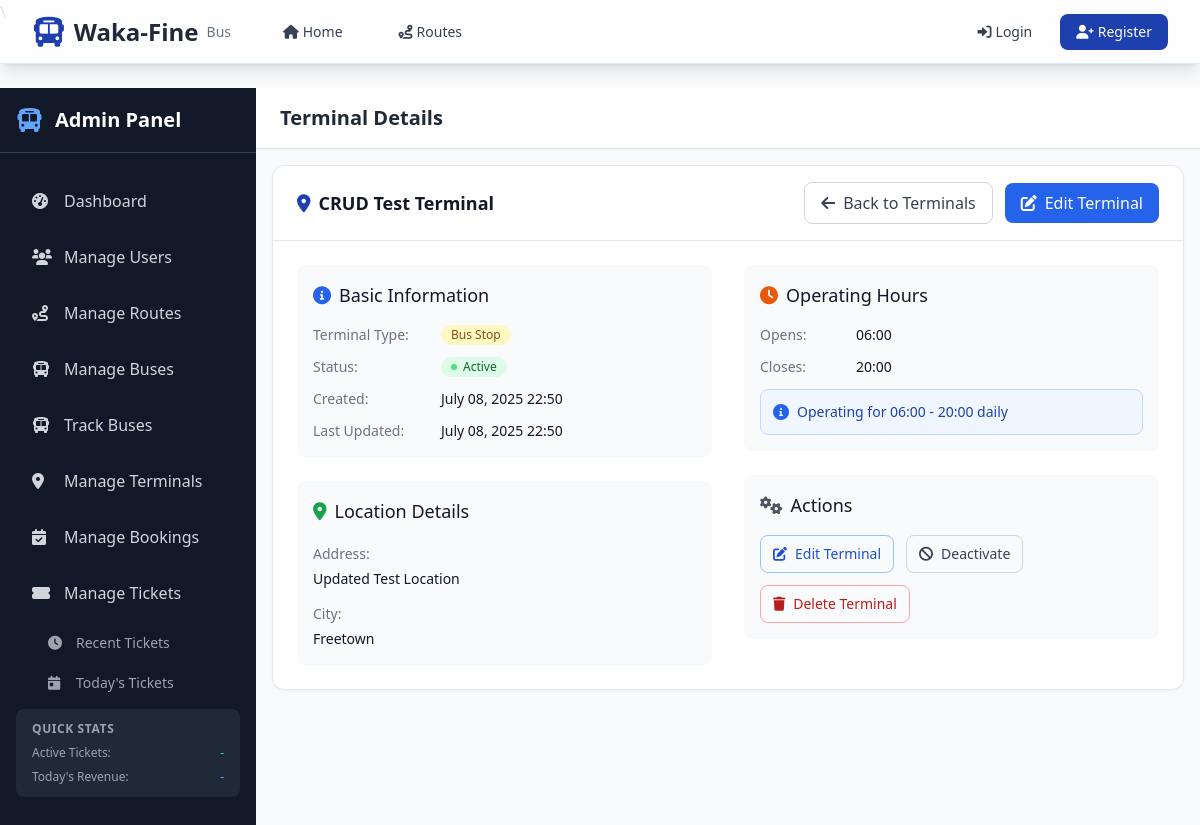
Screenshot of /terminals/20/ with the database file from the repository.
### terminals/models.py (models this page shows, shortened)
class Terminal(models.Model):
    TERMINAL_TYPE_CHOICES = [
        ("main_terminal", "Main Terminal"),
        ("bus_stop", "Bus Stop"),
        ("interchange", "Interchange"),
        ("depot", "Bus Depot"),
    ]
    CITY_CHOICES = [
        ("freetown", "Freetown"),
        ("bo", "Bo"),
        ("kenema", "Kenema"),
        ("makeni", "Makeni"),
        ("koidu", "Koidu"),
    ]  # Basic Information
    name = models.CharField(max_length=100, unique=True)
    terminal_type = models.CharField(max_length=20, choices=TERMINAL_TYPE_CHOICES)
    location = models.CharField(max_length=100, help_text="Street address or landmark")
    city = models.CharField(max_length=50, choices=CITY_CHOICES, default="freetown")
    description = models.TextField(
        blank=True, help_text="Additional information about the terminal"
    )
    facilities = models.TextField(
        blank=True, help_text="Available facilities (comma-separated)"
    )
    operating_hours_start = models.TimeField(help_text="Terminal opening time")
    operating_hours_end = models.TimeField(help_text="Terminal closing time")
    contact_number = models.CharField(
        max_length=15,
        blank=True,
        validators=[
            RegexValidator(
                regex=r"^\+?1?\d{9,15}$", message="Enter a valid phone number"
            )
        ],
    )  # Status
    is_active = models.BooleanField(default=True)
    created_at = models.DateTimeField(auto_now_add=True)
    updated_at = models.DateTimeField(auto_now=True)
    class Meta:
        ordering = ["city", "name"]
        indexes = [
            models.Index(fields=["city", "terminal_type"]),
            models.Index(fields=["is_active"]),
        ]
    @property
    def operating_hours(self):
        return f"{self.operating_hours_start.strftime('%H:%M')} - {self.operating_hours_end.strftime('%H:%M')}"

### terminals/views.py (the view)
# urls.py: path("<int:pk>/", views.TerminalDetailView.as_view(), name="detail"),
class TerminalDetailView(DetailView):
    model = Terminal
    template_name = "terminals/detail.html"
    context_object_name = "terminal"

### templates/terminals/detail.html (shortened to what this page needs)
{% extends 'accounts/admin/base_admin.html' %}
{% block page_title %}Terminal Details{% endblock %}
{% block content %}
<div class="bg-white rounded-xl shadow-sm border border-gray-200">
    <div class="px-6 py-4 border-b border-gray-200">
        <div class="flex items-center justify-between">
            <h3 class="text-lg font-semibold text-gray-900">
                <i class="fas fa-map-marker-alt text-primary mr-2"></i>{{ terminal.name }}
            </h3>
            <div class="flex items-center space-x-3">
                <a href="{% url 'accounts:admin_manage_terminals' %}"
                   class="px-4 py-2 border border-gray-300 rounded-lg text-gray-700 hover:bg-gray-50 transition-colors">
                    <i class="fas fa-arrow-left mr-2"></i>Back to Terminals
                </a>
                <a href="{% url 'terminals:update' terminal.pk %}"
                   class="px-4 py-2 bg-blue-600 text-white rounded-lg hover:bg-blue-700 transition-colors">
                    <i class="fas fa-edit mr-2"></i>Edit Terminal
                </a>
            </div>
        </div>
    </div>
    <div class="p-6">
        <div class="grid grid-cols-1 lg:grid-cols-2 gap-8">
            <div class="space-y-6">
                <div class="bg-gray-50 rounded-lg p-4">
                    <h4 class="text-lg font-medium text-gray-900 mb-4">
                        <i class="fas fa-info-circle text-blue-600 mr-2"></i>Basic Information
                    </h4>
                    <div class="space-y-3">
                        <div class="flex items-center">
                            <span class="text-sm font-medium text-gray-500 w-32">Terminal Type:</span>
                            <span class="inline-flex items-center px-2.5 py-0.5 rounded-full text-xs font-medium
                                {% if terminal.terminal_type == 'main_terminal' %}bg-blue-100 text-blue-800
                                {% elif terminal.terminal_type == 'bus_stop' %}bg-yellow-100 text-yellow-800
                                {% elif terminal.terminal_type == 'interchange' %}bg-purple-100 text-purple-800
                                {% else %}bg-gray-100 text-gray-800{% endif %}">
                                {{ terminal.get_terminal_type_display }}
                            </span>
                        </div>
                        <div class="flex items-center">
                            <span class="text-sm font-medium text-gray-500 w-32">Status:</span>
                            {% if terminal.is_active %}
                                <span class="inline-flex items-center px-2.5 py-0.5 rounded-full text-xs font-medium bg-green-100 text-green-800">
                                    <span class="w-1.5 h-1.5 bg-green-400 rounded-full mr-1.5"></span>
                                    Active
                                </span>
                            {% else %}
                                <span class="inline-flex items-center px-2.5 py-0.5 rounded-full text-xs font-medium bg-red-100 text-red-800">
                                    <span class="w-1.5 h-1.5 bg-red-400 rounded-full mr-1.5"></span>
                                    Inactive
                                </span>
                            {% endif %}
                        </div>
                        <div class="flex items-center">
                            <span class="text-sm font-medium text-gray-500 w-32">Created:</span>
                            <span class="text-sm text-gray-900">{{ terminal.created_at|date:"F d, Y H:i" }}</span>
                        </div>
                        <div class="flex items-center">
                            <span class="text-sm font-medium text-gray-500 w-32">Last Updated:</span>
                            <span class="text-sm text-gray-900">{{ terminal.updated_at|date:"F d, Y H:i" }}</span>
                        </div>
                    </div>
                </div>
                <div class="bg-gray-50 rounded-lg p-4">
                    <h4 class="text-lg font-medium text-gray-900 mb-4">
                        <i class="fas fa-map-marker-alt text-green-600 mr-2"></i>Location Details
                    </h4>
                    <div class="space-y-3">
                        <div>
                            <span class="text-sm font-medium text-gray-500">Address:</span>
                            <p class="text-sm text-gray-900 mt-1">{{ terminal.location }}</p>
                        </div>
                        <div>
                            <span class="text-sm font-medium text-gray-500">City:</span>
                            <p class="text-sm text-gray-900 mt-1">{{ terminal.get_city_display }}</p>
                        </div>
                    </div>
                </div>
            </div>
            <div class="space-y-6">
                <div class="bg-gray-50 rounded-lg p-4">
                    <h4 class="text-lg font-medium text-gray-900 mb-4">
                        <i class="fas fa-clock text-orange-600 mr-2"></i>Operating Hours
                    </h4>
                    <div class="space-y-3">
                        <div class="flex items-center">
                            <span class="text-sm font-medium text-gray-500 w-24">Opens:</span>
                            <span class="text-sm text-gray-900">{{ terminal.operating_hours_start|time:"H:i" }}</span>
                        </div>
                        <div class="flex items-center">
                            <span class="text-sm font-medium text-gray-500 w-24">Closes:</span>
                            <span class="text-sm text-gray-900">{{ terminal.operating_hours_end|time:"H:i" }}</span>
                        </div>
                        <div class="bg-blue-50 border border-blue-200 rounded-lg p-3 mt-3">
                            <div class="flex items-center">
                                <i class="fas fa-info-circle text-blue-600 mr-2"></i>
                                <span class="text-sm text-blue-800">
                                    Operating for {{ terminal.operating_hours }} daily
                                </span>
                            </div>
                        </div>
                    </div>
                </div>
                <div class="bg-gray-50 rounded-lg p-4">
                    <h4 class="text-lg font-medium text-gray-900 mb-4">
                        <i class="fas fa-cogs text-gray-600 mr-2"></i>Actions
                    </h4>
                    <div class="flex flex-wrap gap-3">
                        <a href="{% url 'terminals:update' terminal.pk %}"
                           class="inline-flex items-center px-3 py-2 border border-blue-300 text-blue-700 rounded-lg hover:bg-blue-50 transition-colors text-sm">
                            <i class="fas fa-edit mr-2"></i>Edit Terminal
                        </a>
                        <button onclick="toggleTerminalStatus({{ terminal.id }}, {{ terminal.is_active|yesno:'true,false' }})"
                                class="inline-flex items-center px-3 py-2 border border-gray-300 text-gray-700 rounded-lg hover:bg-gray-50 transition-colors text-sm">
                            {% if terminal.is_active %}
                                <i class="fas fa-ban mr-2"></i>Deactivate
                            {% else %}
                                <i class="fas fa-check mr-2"></i>Activate
                            {% endif %}
                        </button>
                        <a href="{% url 'terminals:delete' terminal.pk %}"
                           class="inline-flex items-center px-3 py-2 border border-red-300 text-red-700 rounded-lg hover:bg-red-50 transition-colors text-sm"
                           onclick="return confirm('Are you sure you want to delete this terminal?')">
                            <i class="fas fa-trash mr-2"></i>Delete Terminal
                        </a>
                    </div>
                </div>
            </div>
        </div>
    </div>
</div>
{% endblock %}

### rows the page displays
Terminal: name "CRUD Test Terminal", terminal_type "Bus Stop", created_at "July 08, 2025 22:50", updated_at "July 08, 2025 22:50", location "Updated Test Location", city "Freetown", operating_hours_start "06:00", operating_hours_end "20:00", operating_hours "06:00 - 20:00"
